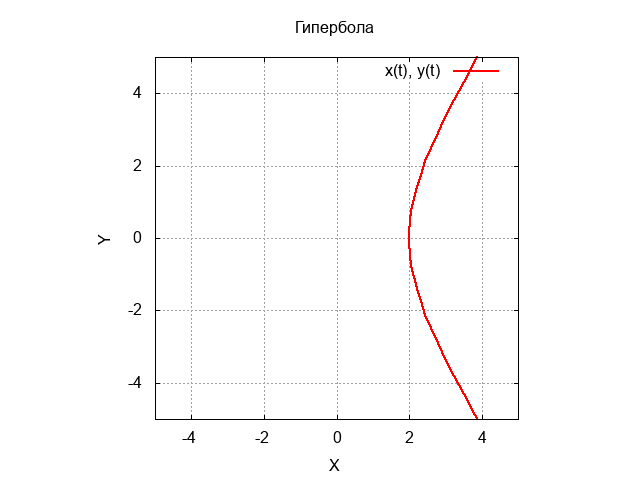

This figure's gnuplot source:
set parametric

set terminal png
set output 'hyperbola.png'

set title 'Гипербола'

set xlabel 'X'
set ylabel 'Y'

set grid
set size ratio 1

set xrange [-5:5]
set yrange [-5:5]

a = 2.0
b = 3.0

# Уравнение гиперболы в декартовых координатах
x(t) = a * cosh(t)
y(t) = b * sinh(t)

# Построение гиперболы
plot x(t), y(t) with lines lw 2 lc rgb 'red'